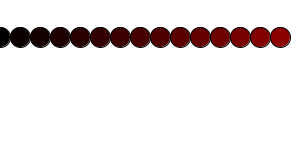
Frame 1 (no input)
Frame 60 (the mouse pressed at the canvas centre just before this capture): identical to frame 1, image omitted
Frame 120 (the mouse held since frame 60 and released just before this capture): identical to frame 1, image omitted

The Processing sketch that drew this single still picture (run headless with seeded random() and noise(); from frame 60 on, the mouse is pressed at the canvas centre):

// Processing sketch: processing_75063
// ── processing_75063.pde

/* in this example, ellipses are drawn from a quater the way down the
screen. They become more red in colour each time the while loop runs.

Developed by: Laura Maye, University of Limerick
*/

int posX, posY;
int shapeSize= 20;
float r, g, b;

void setup()
{
    size(300, 150);
    background(255);
    posX = 0;
    posY = height/4;
    r = 0;
    g = 0;
    b = 0;
}

void draw()
{
  //draw circles while posX is less than width
  while(posX < width)
  {
    //update the red value pixel to half the value of posX
    //This is so the ellipses become redder each time the while loop runs!
    r = posX/2;
    fill(r, g, b);
    ellipse(posX, posY, shapeSize, shapeSize);
    posX = posX + shapeSize;
  }
}
